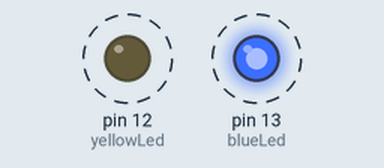
Recording of a sketch running on a simulated Arduino Uno, built with avr-gcc and run on an emulated ATmega328P. On the bench: output pins drawn as LEDs (lit = HIGH). Dashed ring = blinking.

Above: at 0.15 s.
Timing chart, 0 to 3.0 s (numbered marks = the images above):
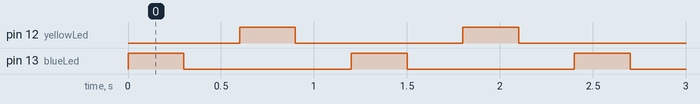

Measured:
- by itself, pin 12 (yellowLed), pin 13 (blueLed): alternates HIGH for 0.30 s and LOW for 0.90 s
- by itself, everything shown: repeats every 1.2 s, in 4 steps

The sketch:

review.ino
```cpp
const int blueLed = 13;
const int  yellowLed  = 12;

int delaytime = 300;

void setup() {
  pinMode(blueLed, OUTPUT);
  pinMode(yellowLed, OUTPUT);
}

void loop() {
  digitalWrite(blueLed, HIGH);
  delay(delaytime);
  digitalWrite(blueLed, LOW);
  delay(delaytime);

  digitalWrite(yellowLed, HIGH);
  delay(delaytime);
  digitalWrite(yellowLed, LOW);
  delay(delaytime);
}
```
